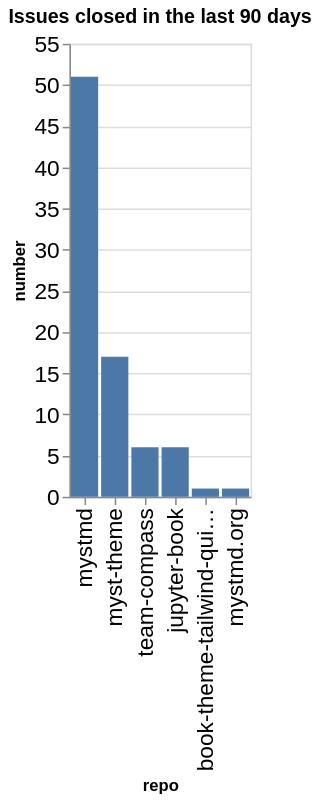

Notebook code cell kept with this figure:
### Code cell
closed_counts = closed.groupby(['org', 'repo']).count()['number'].reset_index()
closed_counts['org/repo'] = closed_counts.apply(lambda a: a['org'] + '/' + a['repo'], axis=1)
sorted_vals = closed_counts.sort_values(['number'], ascending=False)['repo'].values
alt.Chart(data=closed_counts, title=f"Issues closed in the last {n_days} days").mark_bar().encode(
    x=alt.X('repo', sort=alt.Sort(sorted_vals.tolist())),
    y='number',
)

### Figure 1 — Vega-Lite specification as saved in the notebook (floating-point values rounded to 4 significant figures)
{"config": {"axisLeft": {"labelFontSize": 15}, "axisBottom": {"labelFontSize": 15}}, "data": {"name": "data-33044862054b4f9c28489c94b79c8400"}, "mark": {"type": "bar"}, "encoding": {"x": {"field": "repo", "sort": ["mystmd", "myst-theme", "team-compass", "jupyter-book", "book-theme-tailwind-quickstart", "mystmd.org"], "type": "nominal"}, "y": {"field": "number", "type": "quantitative"}}, "title": "Issues closed in the last 90 days", "$schema": "https://vega.github.io/schema/vega-lite/v5.20.1.json", "datasets": {"data-33044862054b4f9c28489c94b79c8400": [{"org": "jupyter-book", "repo": "book-theme-tailwind-quickstart", "number": 1, "org/repo": "jupyter-book/book-theme-tailwind-quickstart"}, {"org": "jupyter-book", "repo": "jupyter-book", "number": 6, "org/repo": "jupyter-book/jupyter-book"}, {"org": "jupyter-book", "repo": "myst-theme", "number": 17, "org/repo": "jupyter-book/myst-theme"}, {"org": "jupyter-book", "repo": "mystmd", "number": 51, "org/repo": "jupyter-book/mystmd"}, {"org": "jupyter-book", "repo": "mystmd.org", "number": 1, "org/repo": "jupyter-book/mystmd.org"}, {"org": "jupyter-book", "repo": "team-compass", "number": 6, "org/repo": "jupyter-book/team-compass"}]}}
